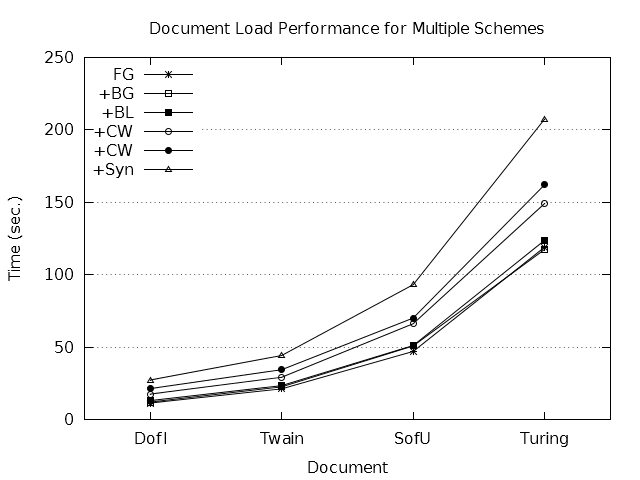

Generate this figure with gnuplot:
terminal = "pngcairo"
output = "load-all.png"

if (!exists("input")) input = "spd-all.dat"

set datafile missing "-"
stats input using 2 nooutput

if (!exists("schemeCount")) {
	schemeCount = STATS_blocks
}

if (!exists("fileCount")) {
	fileCount = (STATS_records + STATS_invalid) / STATS_blocks
}

if (exists("terminal")) {
	set terminal terminal mono solid
}
else {
	set terminal windows monochrome solid
}

if (exists("output")) set output output

set title "Document Load Performance for Multiple Schemes"
set style data linespoints
set key autotitle columnhead left top

set ylabel "Time (sec.)"
set yrange [ 0 : 250 ]
set ytics 50
set grid ytics

set xlabel "Document"
set xrange [ -0.5 : fileCount - 0.5 ]

plot for [ i = 1 : schemeCount ] input using 2 : xticlabels(1) index i - 1 pointtype i + 2
